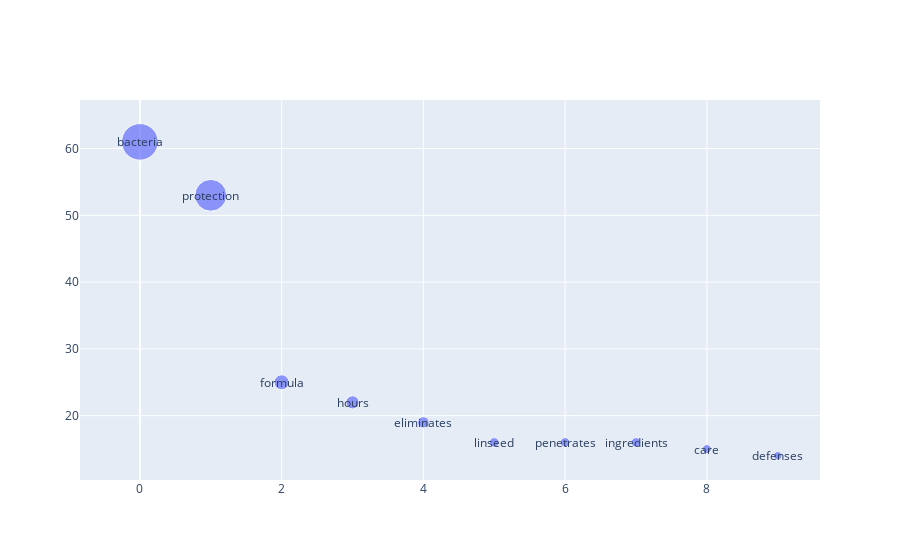
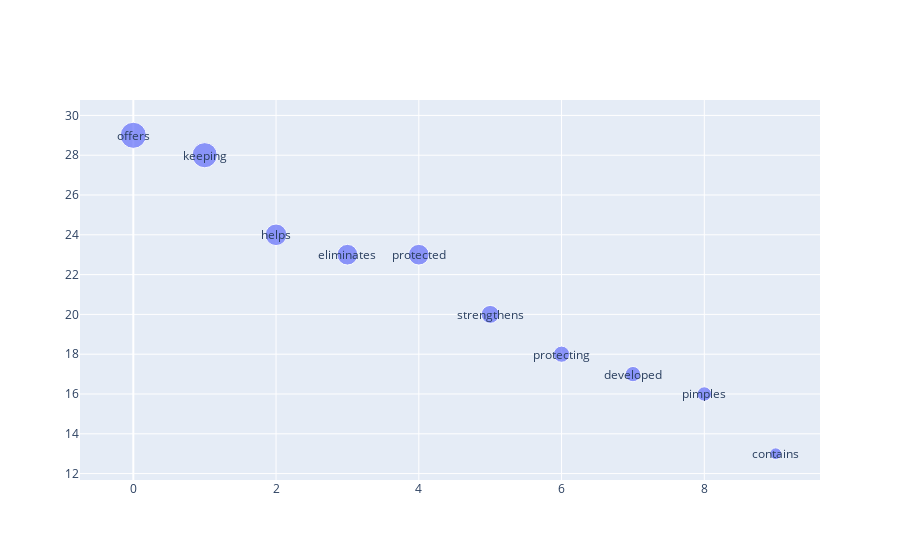
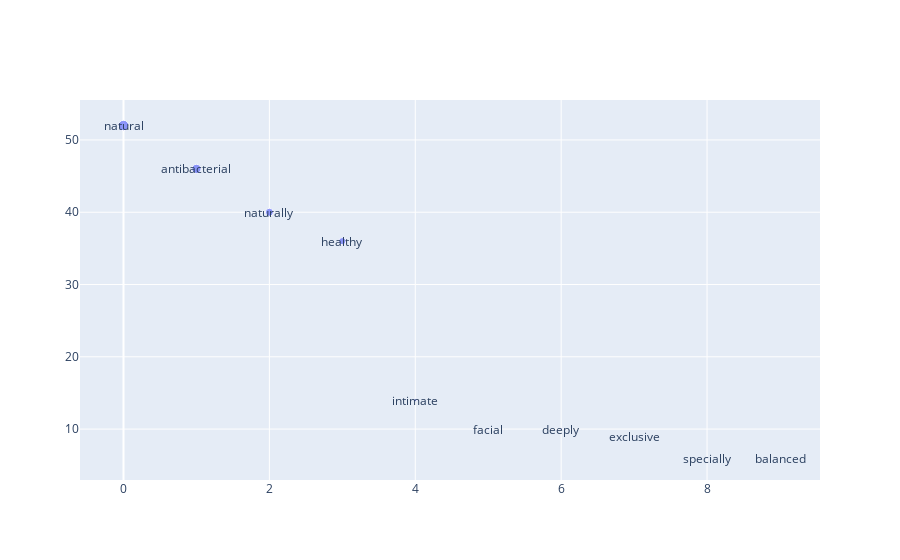

The notebook cell these images were saved under, in order:
### Code cell
adj_delete = []
verb_delete = []
noun_delete = ['soap','skin']
protex_pos = nlpshortcut.pos_viz(protex_desp,delete_words, adj_delete, verb_delete, noun_delete, printcount = True, topcount = 10, noun_size = 0.6, verb_size = 0.9, adj_size = 0.2)

### Figure 1 — Plotly figure (JSON) as saved in the notebook; plotly's stock layout.template omitted (floating-point values rounded to 4 significant figures)
{"data": [{"marker": {"size": [36.6, 31.8, 15, 13.2, 11.4, 9.6, 9.6, 9.6, 9, 8.4]}, "mode": "markers", "type": "scatter", "x": [0, 1, 2, 3, 4, 5, 6, 7, 8, 9], "y": [61, 53, 25, 22, 19, 16, 16, 16, 15, 14]}], "layout": {"annotations": [{"showarrow": false, "text": "bacteria", "x": 0, "xanchor": "center", "y": 61, "yanchor": "middle"}, {"showarrow": false, "text": "protection", "x": 1, "xanchor": "center", "y": 53, "yanchor": "middle"}, {"showarrow": false, "text": "formula", "x": 2, "xanchor": "center", "y": 25, "yanchor": "middle"}, {"showarrow": false, "text": "hours", "x": 3, "xanchor": "center", "y": 22, "yanchor": "middle"}, {"showarrow": false, "text": "eliminates", "x": 4, "xanchor": "center", "y": 19, "yanchor": "middle"}, {"showarrow": false, "text": "linseed", "x": 5, "xanchor": "center", "y": 16, "yanchor": "middle"}, {"showarrow": false, "text": "penetrates", "x": 6, "xanchor": "center", "y": 16, "yanchor": "middle"}, {"showarrow": false, "text": "ingredients", "x": 7, "xanchor": "center", "y": 16, "yanchor": "middle"}, {"showarrow": false, "text": "care", "x": 8, "xanchor": "center", "y": 15, "yanchor": "middle"}, {"showarrow": false, "text": "defenses", "x": 9, "xanchor": "center", "y": 14, "yanchor": "middle"}]}}

### Figure 2 — Plotly figure (JSON) as saved in the notebook; plotly's stock layout.template omitted (floating-point values rounded to 4 significant figures)
{"data": [{"marker": {"size": [26.1, 25.2, 21.6, 20.7, 20.7, 18, 16.2, 15.3, 14.4, 11.7]}, "mode": "markers", "type": "scatter", "x": [0, 1, 2, 3, 4, 5, 6, 7, 8, 9], "y": [29, 28, 24, 23, 23, 20, 18, 17, 16, 13]}], "layout": {"annotations": [{"showarrow": false, "text": "offers", "x": 0, "xanchor": "center", "y": 29, "yanchor": "middle"}, {"showarrow": false, "text": "keeping", "x": 1, "xanchor": "center", "y": 28, "yanchor": "middle"}, {"showarrow": false, "text": "helps", "x": 2, "xanchor": "center", "y": 24, "yanchor": "middle"}, {"showarrow": false, "text": "eliminates", "x": 3, "xanchor": "center", "y": 23, "yanchor": "middle"}, {"showarrow": false, "text": "protected", "x": 4, "xanchor": "center", "y": 23, "yanchor": "middle"}, {"showarrow": false, "text": "strengthens", "x": 5, "xanchor": "center", "y": 20, "yanchor": "middle"}, {"showarrow": false, "text": "protecting", "x": 6, "xanchor": "center", "y": 18, "yanchor": "middle"}, {"showarrow": false, "text": "developed", "x": 7, "xanchor": "center", "y": 17, "yanchor": "middle"}, {"showarrow": false, "text": "pimples", "x": 8, "xanchor": "center", "y": 16, "yanchor": "middle"}, {"showarrow": false, "text": "contains", "x": 9, "xanchor": "center", "y": 13, "yanchor": "middle"}]}}

### Figure 3 — Plotly figure (JSON) as saved in the notebook; plotly's stock layout.template omitted (floating-point values rounded to 4 significant figures)
{"data": [{"marker": {"size": [10.4, 9.2, 8, 7.2, 2.8, 2, 2, 1.8, 1.2, 1.2]}, "mode": "markers", "type": "scatter", "x": [0, 1, 2, 3, 4, 5, 6, 7, 8, 9], "y": [52, 46, 40, 36, 14, 10, 10, 9, 6, 6]}], "layout": {"annotations": [{"showarrow": false, "text": "natural", "x": 0, "xanchor": "center", "y": 52, "yanchor": "middle"}, {"showarrow": false, "text": "antibacterial", "x": 1, "xanchor": "center", "y": 46, "yanchor": "middle"}, {"showarrow": false, "text": "naturally", "x": 2, "xanchor": "center", "y": 40, "yanchor": "middle"}, {"showarrow": false, "text": "healthy", "x": 3, "xanchor": "center", "y": 36, "yanchor": "middle"}, {"showarrow": false, "text": "intimate", "x": 4, "xanchor": "center", "y": 14, "yanchor": "middle"}, {"showarrow": false, "text": "facial", "x": 5, "xanchor": "center", "y": 10, "yanchor": "middle"}, {"showarrow": false, "text": "deeply", "x": 6, "xanchor": "center", "y": 10, "yanchor": "middle"}, {"showarrow": false, "text": "exclusive", "x": 7, "xanchor": "center", "y": 9, "yanchor": "middle"}, {"showarrow": false, "text": "specially", "x": 8, "xanchor": "center", "y": 6, "yanchor": "middle"}, {"showarrow": false, "text": "balanced", "x": 9, "xanchor": "center", "y": 6, "yanchor": "middle"}]}}
